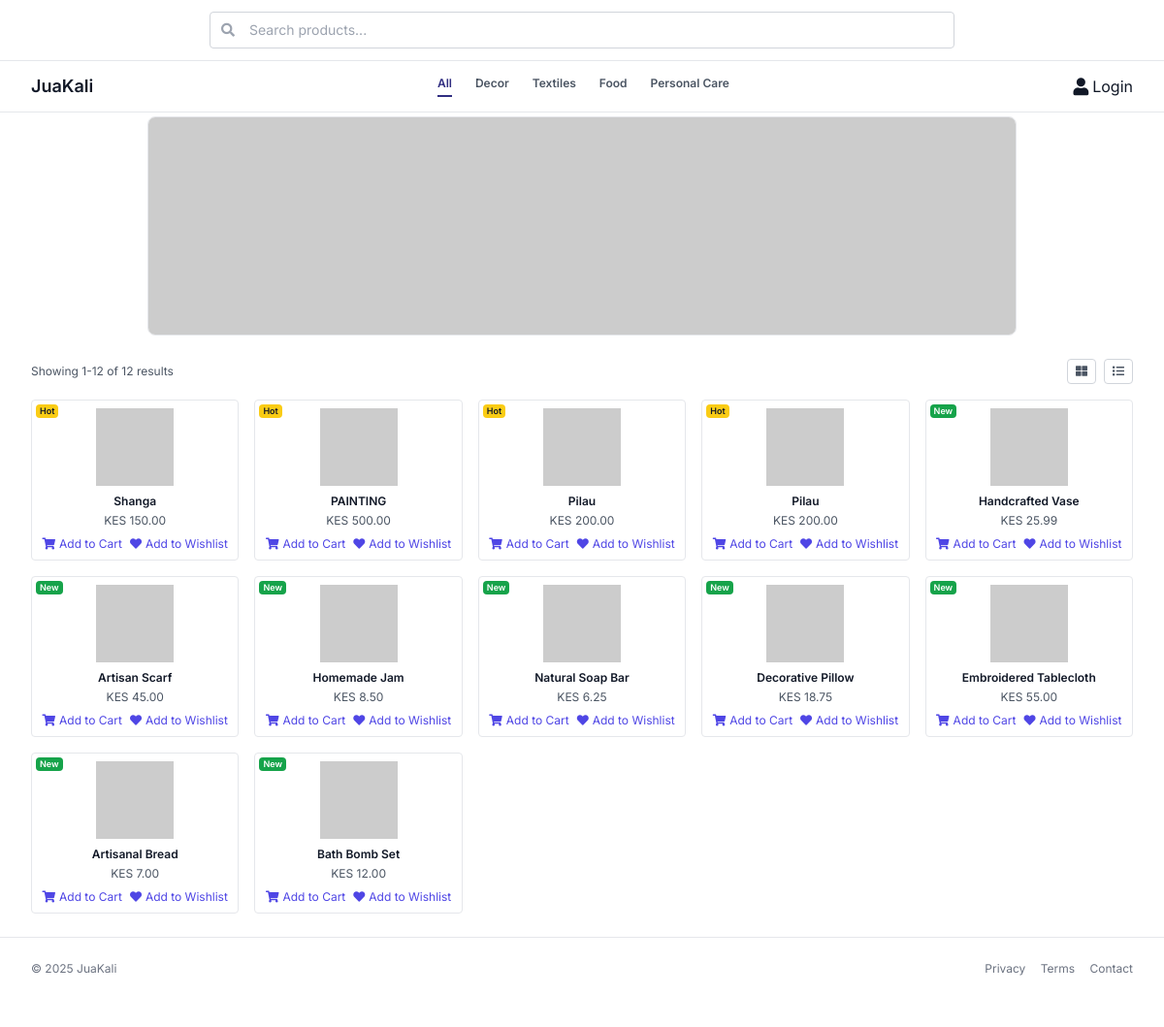
The page / on the database its author committed.
### tables this page shows
CREATE TABLE `products` (
  `id` int(11) NOT NULL,
  `name` varchar(100) NOT NULL,
  `description` text DEFAULT NULL,
  `price` decimal(10,2) NOT NULL,
  `image_url` varchar(255) DEFAULT NULL,
  `artisan_id` int(11) DEFAULT NULL,
  `status` enum('Pending','Approved') DEFAULT 'Pending',
  `created_at` timestamp NOT NULL DEFAULT current_timestamp(),
  `is_featured` tinyint(1) DEFAULT 0,
  `category` varchar(50) DEFAULT NULL,
  `quantity` int(11) DEFAULT 10
);

### index.php (the view, shortened to what this page needs)
<?php
require_once 'functions.php';
$products = $pdo->query("SELECT * FROM products WHERE status = 'Approved' LIMIT 12")->fetchAll(PDO::FETCH_ASSOC);
?>
<!DOCTYPE html>
<html lang="en">
<head>
    <script src="https://cdn.tailwindcss.com"></script>
    <link href="https://cdnjs.cloudflare.com/ajax/libs/font-awesome/5.15.3/css/all.min.css" rel="stylesheet">
</head>
<body class="bg-white text-gray-900">
    <header class="fixed top-0 left-0 right-0 bg-white border-b border-gray-200 z-50">
        <div class="max-w-7xl mx-auto flex items-center justify-center py-3 px-4 sm:px-6 lg:px-8 border-b border-gray-200">
            <form aria-label="Search products" class="w-full max-w-3xl" role="search" action="products.php" method="GET">
                <div class="relative text-gray-600 focus-within:text-gray-900">
                    <input aria-describedby="search-desc" class="block w-full rounded border border-gray-300 py-2 pl-10 pr-4 text-sm placeholder-gray-400 focus:border-indigo-600 focus:outline-none focus:ring-1 focus:ring-indigo-600" id="search-input" name="search" placeholder="Search products..." type="search">
                    <div class="absolute inset-y-0 left-0 flex items-center pl-3 pointer-events-none">
                    </div>
                </div>
            </form>
        </div>
        <div class="max-w-7xl mx-auto flex items-center justify-between py-3 px-4 sm:px-6 lg:px-8">
            <div class="text-lg font-semibold truncate flex-shrink-0">
                JuaKali
            </div>
            <nav class="hidden sm:flex flex-wrap gap-6 text-xs font-semibold text-gray-600 justify-center flex-1 px-6">
                <a class="text-indigo-900 border-b-2 border-indigo-900 pb-1" href="index-before-login.php">All</a>
                <a class="hover:text-indigo-900" href="index-before-login.php?category=Decor">Decor</a>
                <a class="hover:text-indigo-900" href="index-before-login.php?category=Textiles">Textiles</a>
                <a class="hover:text-indigo-900" href="index-before-login.php?category=Food">Food</a>
                <a class="hover:text-indigo-900" href="index-before-login.php?category=Personal Care">Personal Care</a>
            </nav>
                <a href="login.php" aria-label="Account" class="flex items-center space-x-1 hover:text-indigo-900 focus:outline-none">
                    <i class="fas fa-user text-lg"></i>
                    <span>Login</span>
                </a>
            </div>
    </header>
    <section class="max-w-7xl mx-auto px-4 sm:px-6 lg:px-8 mb-6 mt-2">
        <div class="relative w-full max-w-4xl mx-auto overflow-hidden rounded-lg border border-gray-200">
            <div class="flex transition-transform duration-700 ease-in-out" id="ads-carousel" style="transform: translateX(0%)">
                <img alt="Ad image showing handcrafted decor items" class="w-full flex-shrink-0 object-cover h-40 sm:h-56" height="224" src="https://via.placeholder.com/600x224?text=Handcrafted+Decor" width="600">
            </div>
        </div>
    </section>
    <main class="max-w-7xl mx-auto px-4 sm:px-6 lg:px-8">
        <div class="flex flex-col sm:flex-row justify-between items-center mb-4 text-xs text-gray-600 space-y-2 sm:space-y-0">
            <div>
                Showing 1-<?php echo count($products); ?> of <?php echo count($products); ?> results
            </div>
            <div class="flex items-center space-x-2">
                <button aria-label="Grid view" class="border border-gray-300 rounded px-2 py-1 hover:bg-gray-100">
                    <i class="fas fa-th-large"></i>
                </button>
                <button aria-label="List view" class="border border-gray-300 rounded px-2 py-1 hover:bg-gray-100">
                    <i class="fas fa-list"></i>
                </button>
            </div>
        </div>
        <div class="grid grid-cols-2 sm:grid-cols-3 md:grid-cols-4 lg:grid-cols-5 gap-4">
            <?php foreach ($products as $product): ?>
                <div class="product-card border border-gray-200 rounded p-2 relative flex flex-col items-center" onclick="window.location.href='product_details.php?id=<?php echo $product['id']; ?>'">
                    <?php
                    $badge = '';
                    $badge_class = '';
                    $quantity = isset($product['quantity']) ? (int)$product['quantity'] : 0;
                    $created_at = isset($product['created_at']) ? strtotime($product['created_at']) : time();
                    $price = isset($product['price']) ? (float)$product['price'] : 0;
                    if ($quantity <= 0) {
                        $badge = 'Sold Out';
                        $badge_class = 'bg-red-600 text-white';
                    } elseif ($created_at > strtotime('-7 days')) {
                        $badge = 'New';
                        $badge_class = 'bg-green-600 text-white';
                    } elseif ($price < 50) {
                        $badge = 'Sale';
                        $badge_class = 'bg-indigo-700 text-white';
                    } else {
                        $badge = 'Hot';
                        $badge_class = 'bg-yellow-400 text-gray-900';
                    }
                    ?>
                    <span class="absolute top-1 left-1 <?php echo $badge_class; ?> text-[9px] font-semibold px-1 rounded z-10">
                        <?php echo $badge; ?>
                    </span>
                    <img alt="<?php echo htmlspecialchars($product['name']); ?>" class="mb-2 w-20 h-20 object-contain" src="https://via.placeholder.com/80x80?text=<?php echo urlencode($product['name']); ?>">
                    <div class="text-xs font-semibold text-gray-900 mb-1 text-center truncate w-full">
                        <?php echo htmlspecialchars($product['name']); ?>
                    </div>
                    <div class="text-xs text-gray-600 text-center w-full">
                        KES <?php echo number_format($product['price'], 2); ?>
                    </div>
                    <div class="mt-2 flex space-x-2">
                        <a href="login.php?redirect=cart&product_id=<?php echo $product['id']; ?>" class="text-indigo-600 hover:text-indigo-900 text-xs"><i class="fas fa-shopping-cart mr-1"></i>Add to Cart</a>
                        <a href="login.php?redirect=wishlist&product_id=<?php echo $product['id']; ?>" class="text-indigo-600 hover:text-indigo-900 text-xs"><i class="fas fa-heart mr-1"></i>Add to Wishlist</a>
                    </div>
                </div>
            <?php endforeach; ?>
        </div>
    </main>
    <footer class="max-w-7xl mx-auto px-4 py-6 border-t border-gray-200 text-xs text-gray-500 sm:px-6 lg:px-8 mt-6">
        <div class="flex flex-col sm:flex-row justify-between items-center space-y-2 sm:space-y-0">
            <div class="truncate">
                © <?php echo date("Y"); ?> JuaKali
            </div>
            <div class="space-x-3">
                <a class="hover:text-indigo-900" href="privacy.php">Privacy</a>
                <a class="hover:text-indigo-900" href="terms.php">Terms</a>
                <a class="hover:text-indigo-900" href="contact.php">Contact</a>
            </div>
        </div>
    </footer>
</body>
</html>

### index.php (style rules this page uses)
body { font-family: 'Inter', sans-serif; padding-top: 112px; padding-bottom: 56px; }

### rows shown on the page
products: badge "Hot", name "Shanga", price "150.00"
products: badge "Hot", name "PAINTING", price "500.00"
products: badge "Hot", name "Pilau", price "200.00"
products: badge "Hot", name "Pilau", price "200.00"
products: badge "New", name "Handcrafted Vase", price "25.99"
products: badge "New", name "Artisan Scarf", price "45.00"
products: badge "New", name "Homemade Jam", price "8.50"
products: badge "New", name "Natural Soap Bar", price "6.25"
products: badge "New", name "Decorative Pillow", price "18.75"
products: badge "New", name "Embroidered Tablecloth", price "55.00"
products: badge "New", name "Artisanal Bread", price "7.00"
products: badge "New", name "Bath Bomb Set", price "12.00"

### other values the page prints
count($products) "12"
